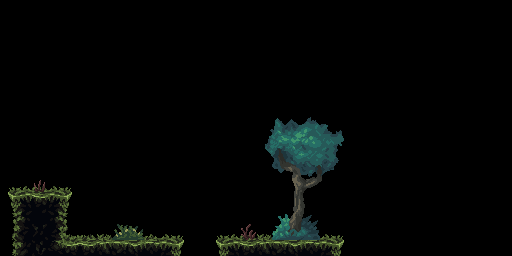

Below is a game level as drawn by its tile map, then a one-line description and the .tmx that defines it (tile-layer data replaced by summaries):
An orthogonal 32x16 tile map with 16x16 px tiles, 2 tile layers (ground, grass), 5 tilesets and 9 objects.

<map version="1.5" tiledversion="2021.03.23" orientation="orthogonal" renderorder="right-down" width="32" height="16" tilewidth="16" tileheight="16" infinite="0" nextlayerid="6" nextobjectid="36">
 <tileset firstgid="1" source="Sprite-0001.tsx" />
 <tileset firstgid="145" source="SET1_Mainlev_build.tsx" />
 <tileset firstgid="1165" source="SET1_decorative_obj.tsx" />
 <tileset firstgid="2881" source="SET1_Main_bckgrdlev_build.tsx" />
 <tileset firstgid="3777" source="Hobbit - Idle1.tsx" />
 <layer id="1" name="ground" width="32" height="16">
  <data>[512 cells, 60 non-empty, 35 distinct tile ids]</data>
 </layer>
 <layer id="2" name="grass" width="32" height="16">
  <data>[512 cells, 54 non-empty, 51 distinct tile ids]</data>
 </layer>
 <objectgroup id="5" name="grassObj">
  <object id="18" x="33.9091" y="180.091" width="11" height="14.5613" />
  <object id="26" x="118" y="224" width="20" height="16" />
  <object id="29" x="241" y="224.091" width="14.9091" height="16" />
 </objectgroup>
 <objectgroup id="4" name="collision">
  <object id="13" x="0" y="194.716" width="67.875" height="61.2841" />
  <object id="16" x="64" y="242.909" width="116.943" height="13.0909" />
  <object id="17" x="218.92" y="242.909" width="124.705" height="13.0909" />
  <object id="28" x="-0.0909091" y="144.091" width="8.81818" height="49.9432" />
  <object id="32" x="181.031" y="251.75" width="37.8438" height="4" />
  <object id="35" x="343.818" y="192" width="5.45455" height="64.1818" />
 </objectgroup>
</map>
